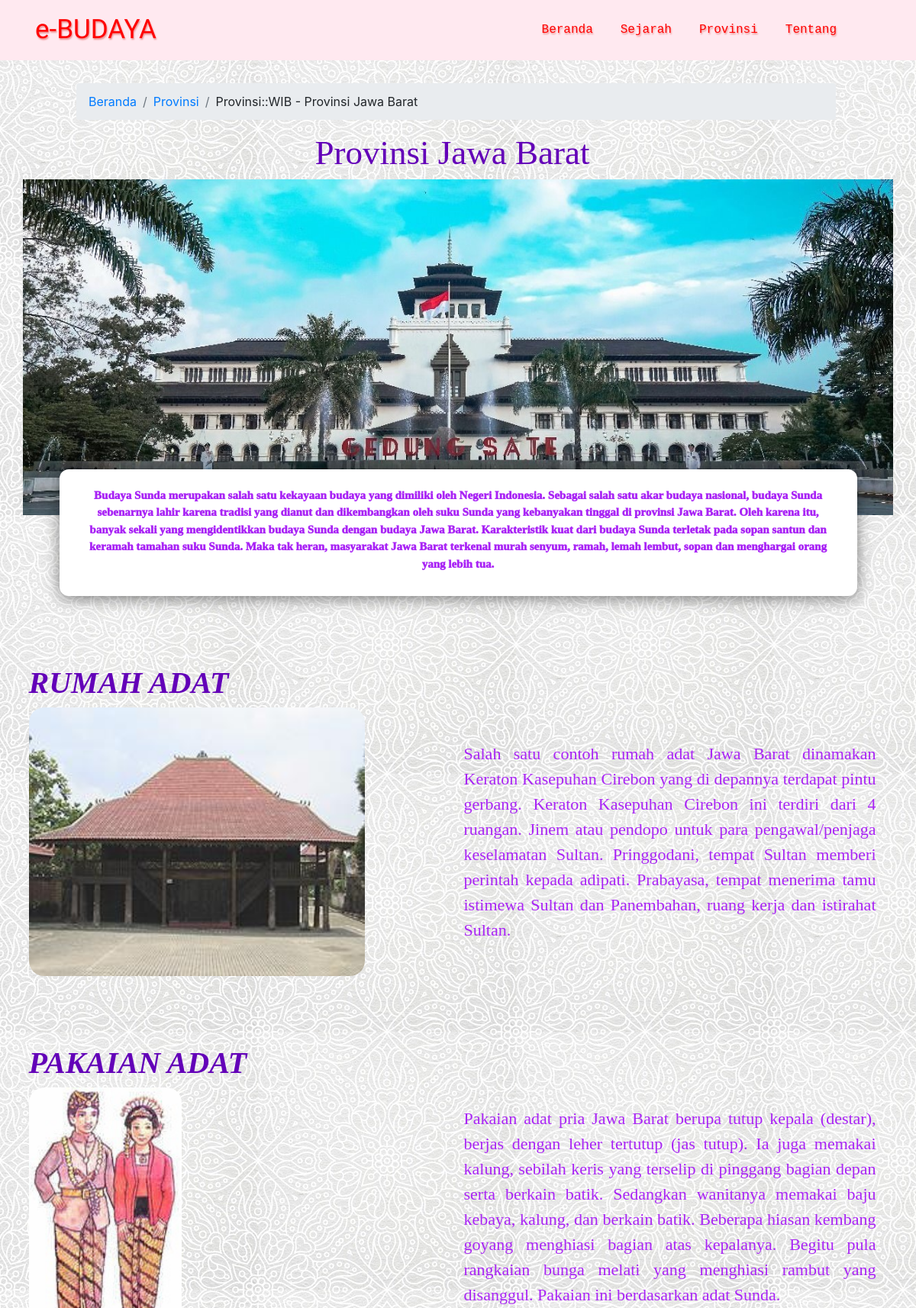
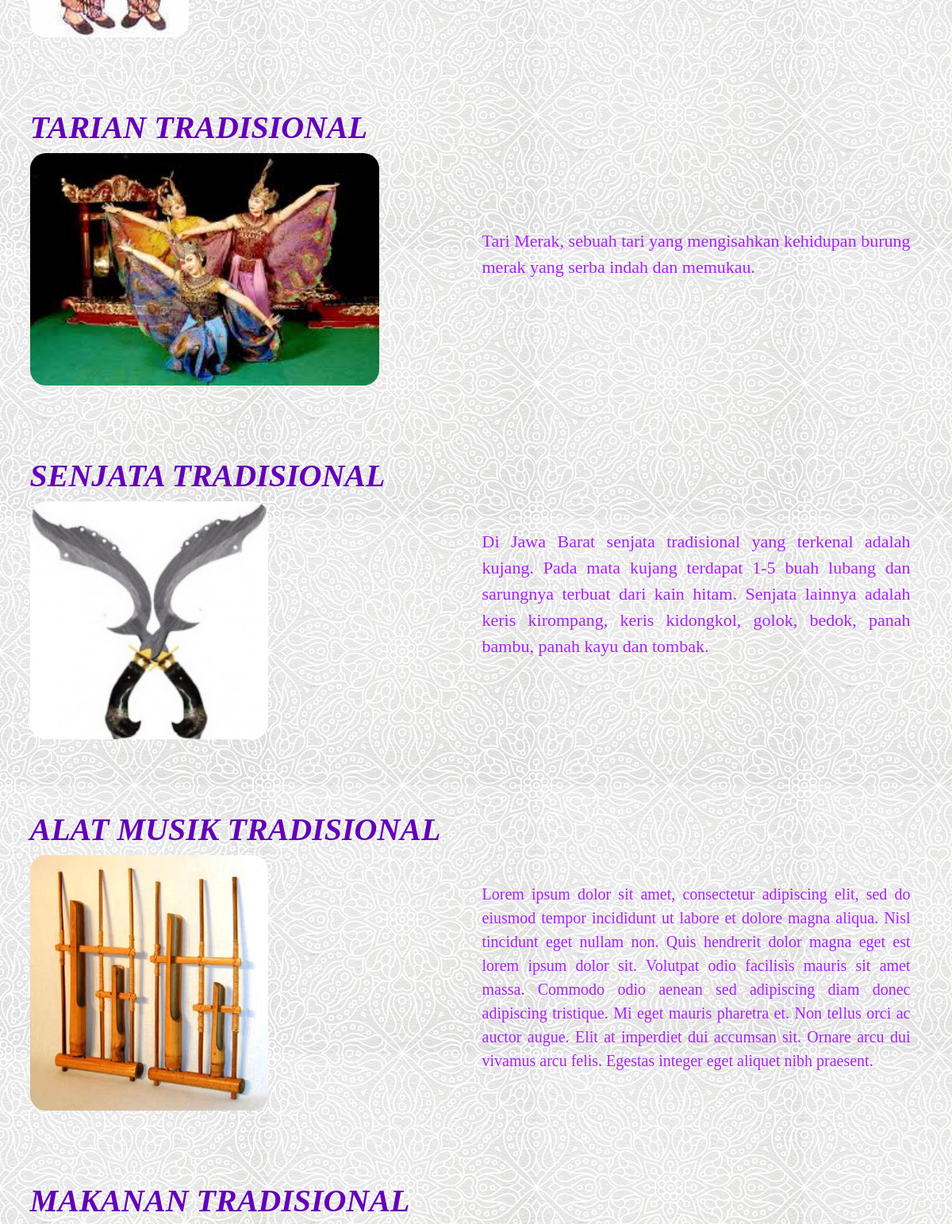
Screenshot of /provjabar.php (upper part) with the database file from the repository (2 pictures, top to bottom).
### tables this page shows
CREATE TABLE `provinsi` (
  `id_prov` int(35) NOT NULL,
  `nama_prov` varchar(200) NOT NULL,
  `isi_prov` longtext NOT NULL,
  `gambar_prov` varchar(200) NOT NULL,
  `isi_rmh` mediumtext NOT NULL,
  `isi_pakaian` mediumtext NOT NULL,
  `isi_tari` mediumtext NOT NULL,
  `isi_senjata` mediumtext NOT NULL,
  `isi_alat` mediumtext NOT NULL,
  `isi_mkn` mediumtext NOT NULL
);

### provjabar.php (the view, shortened to what this page needs)
<?php
  require "inc/koneksi.php";
  $query = mysqli_query($con, "SELECT * FROM provinsi where id_prov = '1'");
  $data = mysqli_fetch_assoc($query);
?>
<?php
  include "header.php";
?>
  <nav aria-label="breadcrumb" style="margin-top: 30px; margin-left: 100px; width: 84%;">
    <ol class="breadcrumb">
      <li class="breadcrumb-item">
        <a href="index.php">Beranda</a>
      </li>
      <li class="breadcrumb-item">
        <a href="provinsi.php">Provinsi</a>
      </li>
      <li class="breadcrumb-item">Provinsi::WIB - Provinsi Jawa Barat</li>
    </ol>
  </nav>
      <div class="provjabar">
        <div class="container">
          <h2 class="display-4" style="margin-top: 10px;"><?=$data['nama_prov'];?></h2>
          <div class="row justify-content-center">
            <img src="upload/<?=$data['gambar_prov'];?>" alt="jabar">
          </div>
        </div>
      </div>
      <div class="container">
          <div class="row justify-content-center">
            <div class="col-lg-11 desc-jabar">
              <p><?=$data['isi_prov'];?></p>
            </div>
          </div>
          <div class="row rmhjabar">
            <div class="col-lg-6">
              <h5>Rumah Adat</h5>
              <img src="assets/img/keraton-kasepuhan.jpg" alt="Rumah Adat Jabar" class="img-fluid">
            </div>
            <div class="col-lg-6">
              <p><?=$data['isi_rmh'];?></p>
            </div>
          </div>
          <div class="row pakaianjabar">
            <div class="col-lg-6">
              <h5>Pakaian Adat</h5>
              <img src="assets/img/pakaian.jpg" alt="Pakaian Adat Jabar" class="img-fluid">
            </div>
            <div class="col-lg-6">
              <p><?=$data['isi_pakaian'];?></p>
            </div>
          </div>
          <div class="row tarijabar">
            <div class="col-lg-6">
              <h5>Tarian Tradisional</h5>
              <img src="assets/img/merak.jpeg" alt="Tari Jabar" class="img-fluid">
            </div>
            <div class="col-lg-6">
              <p><?=$data['isi_tari'];?></p>
            </div>
          </div>
          <div class="row senjatajabar">
            <div class="col-lg-6">
              <h5>Senjata Tradisional</h5>
              <img src="assets/img/senjata jabar.jpg" alt="Senjata Jabar" class="img-fluid">
            </div>
            <div class="col-lg-6">
              <p><?=$data['isi_senjata'];?></p>
            </div>
          </div>
          <div class="row alatmskjabar">
            <div class="col-lg-6">
              <h5>Alat Musik Tradisional</h5>
              <img src="assets/img/alat-musik-angklung.jpg" alt="Alatmusik Jabar" class="img-fluid">
            </div>
            <div class="col-lg-6">
              <p><?=$data['isi_alat'];?></p>
            </div>
          </div>
          <div class="row mknjabar">
            <div class="col-lg-6">
              <h5>Makanan Tradisional</h5>
            </div>
            <div class="col-lg-6">
            </div>
          </div>
      </div>
<?php
  include "footer.php";
?>

### rows the page displays
provinsi: nama_prov "Provinsi Jawa Barat", gambar_prov (picture), isi_prov "Budaya Sunda merupakan salah satu kekayaan budaya yang dimiliki oleh Negeri Indonesia. Sebagai salah satu akar budaya nasional, budaya Sunda sebenarnya lahir karena tradisi yang dianut dan dikembangkan oleh suku Sunda yang kebanyakan tinggal di provinsi Jawa Barat. Oleh karena itu, banyak sekali yang mengidentikkan budaya Sunda dengan budaya Jawa Barat. Karakteristik kuat dari budaya Sunda terletak pada sopan santun dan keramah tamahan suku Sunda. Maka tak heran, masyarakat Jawa Barat terkenal murah senyum, ramah, lemah lembut, sopan dan menghargai orang yang lebih tua.", isi_rmh "Salah satu contoh rumah adat Jawa Barat dinamakan Keraton Kasepuhan Cirebon yang di depannya terdapat pintu gerbang. Keraton Kasepuhan Cirebon ini terdiri dari 4 ruangan. Jinem atau pendopo untuk para pengawal/penjaga keselamatan Sultan. Pringgodani, tempat Sultan memberi perintah kepada adipati. Prabayasa, tempat menerima tamu istimewa Sultan dan Panembahan, ruang kerja dan istirahat Sultan.", isi_pakaian "Pakaian adat pria Jawa Barat berupa tutup kepala (destar), berjas dengan leher tertutup (jas tutup). Ia juga memakai kalung, sebilah keris yang terselip di pinggang bagian depan serta berkain batik. Sedangkan wanitanya memakai baju kebaya, kalung, dan berkain batik. Beberapa hiasan kembang goyang menghiasi bagian atas kepalanya. Begitu pula rangkaian bunga melati yang menghiasi rambut yang disanggul. Pakaian ini berdasarkan adat Sunda.", isi_tari "Tari Merak, sebuah tari yang mengisahkan kehidupan burung merak yang serba indah dan memukau.", isi_senjata "Di Jawa Barat senjata tradisional yang terkenal adalah kujang. Pada mata kujang terdapat 1-5 buah lubang dan sarungnya terbuat dari kain hitam. Senjata lainnya adalah keris kirompang, keris kidongkol, golok, bedok, panah bambu, panah kayu dan tombak.", isi_alat "Lorem ipsum dolor sit amet, consectetur adipiscing elit, sed do eiusmod tempor incididunt ut labore et dolore magna aliqua. Nisl tincidunt eget nullam non. Quis hendrerit dolor magna eget est lorem ipsum dolor sit. Volutpat odio facilisis mauris sit amet massa. Commodo odio aenean sed adipiscing diam donec adipiscing tristique. Mi eget mauris pharetra et. Non tellus orci ac auctor augue. Elit at imperdiet dui accumsan sit. Ornare arcu dui vivamus arcu felis. Egestas integer eget aliquet nibh praesent."
